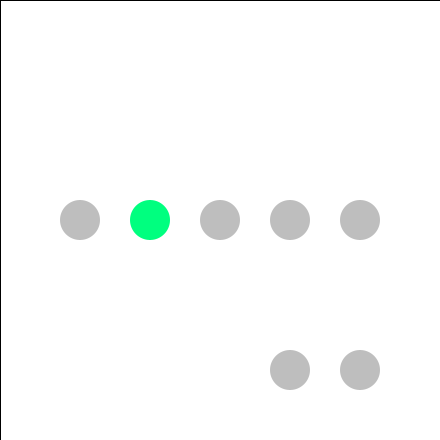
Frame 1 (no input)
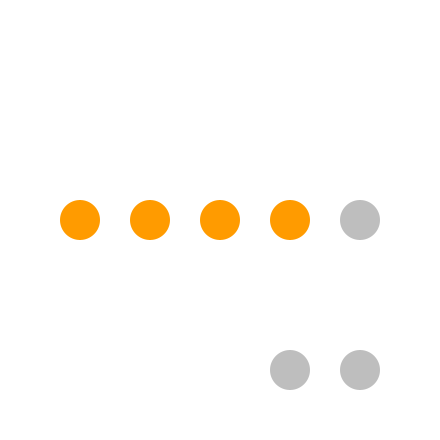
Frame 60 (the mouse pressed at the canvas centre just before this capture)
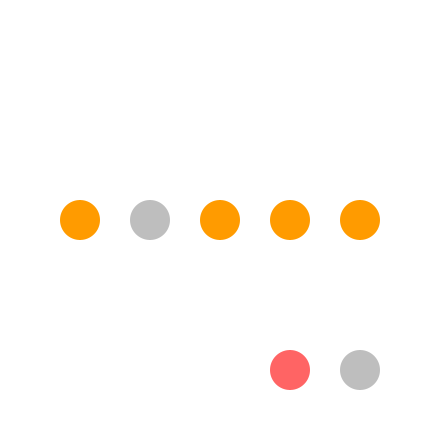
Frame 120 (the mouse held since frame 60 and released just before this capture)

The Processing sketch that drew these frames (run headless with seeded random() and noise(); from frame 60 on, the mouse is pressed at the canvas centre):

// Processing sketch: gyudon
// ── gyudon.pde

int n = 0;
int o = 0;
int p = 0;
int q = 0;
int r = 0;
//タイマー
int timer = 0;
int min = 24*60; //テスト時間(分)
//待ち
int s = 0;
int t = 0;
//着席数
int ns = 0;
int os = 0;
int ps = 0;
int qs = 0;
int rs = 0;
//待った人
int st = 0;
//離席までのタイマー
int count1 = 0;
int count2 = 0;
int count3 = 0;
int count4 = 0;
int count5 = 0;
float leave1 = 0;
float leave2 = 0;
float leave3 = 0;
float leave4 = 0;
float leave5 = 0;
//退店(10分から15分)
int A = 0;
int B = 0;
int C = 0;
float enter = 0;//入店(3分から5分)

float ran;
int[] seat = new int[8]; 
void setup() {
  size( 440,440 ); //画面
  background( 255 ); //背景
  smooth(); //なめらか
  frameRate(5);
}
 
 
void draw() {
  fill(255);
  rect(0,0,440,440);  
  
  enter = random(5);
  if(enter >= 3){
     ran= random(100);  
  
  
if(s == 1){ 
  if(n == 0 && o == 0 && p == 0 && q == 0 && r == 0){
  
      if(ran < 20){
        seat[1] = 1;
      }else if(ran >= 20 && ran < 30){
        seat[2] = 1;
      }else if(ran >= 30 && ran < 70){
        seat[3] = 1;
      }else if(ran >= 70 && ran < 80){
        seat[4] = 1;
      }else if(ran >= 80){
        seat[5] = 1;
      }
    if(t == 1){
      seat[0] = 1;
      seat[6] = 0;
    }else if(t == 0){
      seat[0] = 0;
    }
    }else if(n == 1 && o == 0 && p == 0 && q == 0 && r == 0){
  
      if(ran < 10){
        seat[2] = 1;
        
      }else if(ran >= 10 && ran < 25){
        seat[3] = 1;
        
      }else if(ran >= 25 && ran < 40){
        seat[4] = 1;
        
      }else if(ran >= 40){
        seat[5] = 1;
        
      }
    if(t == 1){
      seat[0] = 1;
      seat[6] = 0;
    }else if(t == 0){
      seat[0] = 0;
    }
    }else if(n == 0 && o == 1 && p == 0 && q == 0 && r == 0){
  
      if(ran < 5){
        seat[1] = 1;
      }else if(ran >= 5 && ran < 10){
        seat[3] = 1;
        
      }else if(ran >= 10 && ran < 40){
        seat[4] = 1;
        
      }else if(ran >= 40){
        seat[5] = 1;
        
      }
    if(t == 1){
      seat[0] = 1;
      seat[6] = 0;
    }else if(t == 0){
      seat[0] = 0;
    }
    }else if(n == 0 && o == 0 && p == 1 && q == 0 && r == 0){
  
      if(ran < 45){
        seat[1] = 1;
        
      }else if(ran >= 45 && ran < 50){
        seat[2] = 1;
        
      }else if(ran >= 50 && ran < 55){
        seat[4] = 1;
        
      }else if(ran >= 55){
        seat[5] = 1;
        
      }
    if(t == 1){
      seat[0] = 1;
      seat[6] = 0;
    }else if(t == 0){
      seat[0] = 0;
    }
    }else if(n == 1 && o == 0 && p == 0 && q == 1 && r == 0){
    
      if(ran < 60){
        seat[1] = 1;
        
      }else if(ran >= 60 && ran < 90){
        seat[2] = 1;
        
      }else if(ran >= 90 && ran < 95){
        seat[3] = 1;
        
      }else if(ran >= 95){
        seat[5] = 1;
        
      }
    if(t == 1){
      seat[0] = 1;
      seat[6] = 0;
    }else if(t == 0){
      seat[0] = 0;
    }
    }else if(n == 0 && o == 0 && p == 0 && q == 0 && r == 1){
    
      if(ran < 60){
        seat[1] = 1;
        
      }else if(ran >= 60 && ran < 75){
        seat[2] = 1;
        
      }else if(ran >= 75 && ran < 90){
        seat[3] = 1;
        
      }else if(ran >= 90){
        seat[4] = 1;
        
      }
    if(t == 1){
      seat[0] = 1;
      seat[6] = 0;
    }else if(t == 0){
      seat[0] = 0;
    }
    }else if(n == 1 && o == 1 && p == 0 && q == 0 && r == 0){
    
      if(ran < 50){
        seat[4] = 1;
          
      }else if(ran >= 50){
        seat[5] = 1;
        
      }
    if(t == 1){
      seat[0] = 1;
      seat[6] = 0;
    }else if(t == 0){
      seat[0] = 0;
    }
    }else if(n == 1 && o == 0 && p == 1 && q == 0 && r == 0){
      seat[5] = 1;
        
    if(t == 1){
      seat[0] = 1;
      seat[6] = 0;
    }else if(t == 0){
      seat[0] = 0;
    }
    }else if(n == 1 && o == 0 && p == 0 && q == 1 && r == 0){
    
      if(ran < 33){
        seat[2] = 1;
        
      }else if(ran >= 33 && ran < 66){
        seat[3] = 1;
        
      }else if(ran >= 66){
        seat[5] = 1;
        
      }
    if(t == 1){
      seat[0] = 1;
      seat[6] = 0;
    }else if(t == 0){
      seat[0] = 0;
    }
    }else if(n == 1 && o == 0 && p == 0 && q == 0 && r == 1){
      seat[3] = 1;
        
    if(t == 1){
      seat[0] = 1;
      seat[6] = 0;
    }else if(t == 0){
      seat[0] = 0;
    }
    }else if(n == 0 && o == 1 && p == 1 && q == 0 && r == 0){
      seat[5] = 1;
        
    if(t == 1){
      seat[0] = 1;
      seat[6] = 0;
    }else if(t == 0){
      seat[0] = 0;
    }
    }else if(n == 0 && o == 1 && p == 0 && q == 1 && r == 0){
    
      if(ran < 33){
        seat[1] = 1;
        
      }else if(ran >= 33 && ran < 66){
        seat[3] = 1;
        
      }else if(ran >= 66){
        seat[5] = 1;
        
      }
    if(t == 1){
      seat[0] = 1;
      seat[6] = 0;
    }else if(t == 0){
      seat[0] = 0;
    }
    }else if(n == 0 && o == 1 && p == 0 && q == 0 && r == 1){
  
      if(ran < 33){
        seat[1] = 1;
        
      }else if(ran >= 33 && ran < 66){
        seat[3] = 1;
        
      }else if(ran >= 66){
        seat[4] = 1;
        
      }
    if(t == 1){
      seat[0] = 1;
      seat[6] = 0;
    }else if(t == 0){
      seat[0] = 0;
    }
    }else if(n == 0 && o == 0 && p == 1 && q == 1 && r == 0){
      seat[1] = 1;
    if(t == 1){
      seat[0] = 1;
      seat[6] = 0;
    }else if(t == 0){
      seat[0] = 0;
    }
    }else if(n == 0 && o == 0 && p == 1 && q == 0 && r == 1){
      seat[1] = 1;
        
    if(t == 1){
      seat[0] = 1;
      seat[6] = 0;
    }else if(t == 0){
      seat[0] = 0;
    }
    }else if(n == 0 && o == 0 && p == 0 && q == 1 && r == 1){
    
      if(ran < 50){
        seat[1] = 1;
        
      }else if(ran >= 50){
        seat[2] = 1;
        
      }
    if(t == 1){
      seat[0] = 1;
      seat[6] = 0;
    }else if(t == 0){
      seat[0] = 0;
    }
    }else if(n == 1 && o == 1 && p == 1 && q == 0 && r == 0){
      seat[5] = 1;
        
    if(t == 1){
      seat[0] = 1;
      seat[6] = 0;
    }else if(t == 0){
      seat[0] = 0;
    }
    }else if(n == 1 && o == 1 && p == 0 && q == 1 && r == 0){
    
      if(ran < 50){
        seat[3] = 1; 
         
      }else if(ran >= 50){
        seat[5] = 1;
        
      }
    if(t == 1){
      seat[0] = 1;
      seat[6] = 0;
    }else if(t == 0){
      seat[0] = 0;
    }
    }else if(n == 1 && o == 1 && p == 0 && q == 0 && r == 1){
  
      if(ran < 50){
        seat[3] = 1;
        
      }else if(ran >= 50){
        seat[4] = 1;
        
      }
    if(t == 1){
      seat[0] = 1;
      seat[6] = 0;
    }else if(t == 0){
      seat[0] = 0;
    }
    }else if(n == 1 && o == 0 && p == 1 && q == 1 && r == 0){
    
      if(ran < 50){
        seat[2] = 1;
        
      }else if(ran >= 50){
        seat[5] = 1;
        
      }
    if(t == 1){
      seat[0] = 1;
      seat[6] = 0;
    }else if(t == 0){
      seat[0] = 0;
    }
    }else if(n == 1 && o == 0 && p == 1 && q == 0 && r == 1){
  
      if(ran < 50){
        seat[2] = 1;
        
      }else if(ran >= 50){
        seat[4] = 1;
        
      }
    if(t == 1){
      seat[0] = 1;
      seat[6] = 0;
    }else if(t == 0){
      seat[0] = 0;
    }
    }else if(n == 0 && o == 1 && p == 1 && q == 1 && r == 0){
  
      if(ran < 50){
        seat[1] = 1;
        
      }else if(ran >= 50){
        seat[5] = 1;
        
      }
    if(t == 1){
      seat[0] = 1;
      seat[6] = 0;
    }else if(t == 0){
      seat[0] = 0;
    }
    }else if(n == 0 && o == 1 && p == 1 && q == 0 && r == 1){
  
      if(ran < 50){
        seat[1] = 1;
        
      }else if(ran >= 50){
        seat[4] = 1;
        
      }
    if(t == 1){
      seat[0] = 1;
      seat[6] = 0;
    }else if(t == 0){
      seat[0] = 0;
    }
    }else if(n == 0 && o == 1 && p == 0 && q == 1 && r == 1){
  
      if(ran < 50){
        seat[1] = 1;
        
      }else if(ran >= 50){
        seat[3] = 1;
        
      }
    if(t == 1){
      seat[0] = 1;
      seat[6] = 0;
    }else if(t == 0){
      seat[0] = 0;
    }
    }else if(n == 0 && o == 0 && p == 1 && q == 1 && r == 1){
      seat[1] = 1;
        
    if(t == 1){
      seat[0] = 1;
      seat[6] = 0;
    }else if(t == 0){
      seat[0] = 0;
    }
  
    }else if(n == 1 && o == 1 && p == 1 && q == 1 && r == 0){
    seat[5] = 1;
        
    if(t == 1){
      seat[0] = 1;
      seat[6] = 0;
    }else if(t == 0){
      seat[0] = 0;
    }
  }else if(n == 1 && o == 1 && p == 1 && q == 0 && r == 1){
    seat[4] = 1;
        
    if(t == 1){
      seat[0] = 1;
      seat[6] = 0;
    }else if(t == 0){
      seat[0] = 0;
    }
  }else if(n == 1 && o == 1 && p == 0 && q == 1 && r == 1){
    seat[3] = 1;
        
    if(t == 1){
      seat[0] = 1;
      seat[6] = 0;
    }else if(t == 0){
      seat[0] = 0;
    }
  }else if(n == 1 && o == 0 && p == 1 && q == 1 && r == 1){
    seat[2] = 1;
        
    if(t == 1){
      seat[0] = 1;
      seat[6] = 0;
    }else if(t == 0){
      seat[0] = 0;
    }
  }else if(n == 0 && o == 1 && p == 1 && q == 1 && r == 1){
    seat[1] = 1;
        
    if(t == 1){
      seat[0] = 1;
      seat[6] = 0;
    }else if(t == 0){
      seat[0] = 0;
    }
  }
  
  
}else if(s == 0){ 
  if(n == 0 && o == 0 && p == 0 && q == 0 && r == 0){
  
      if(ran < 20){
        seat[1] = 1;
        
      }else if(ran >= 20 && ran < 30){
        seat[2] = 1;
        
      }else if(ran >= 30 && ran < 70){
        seat[3] = 1;
        
      }else if(ran >= 70 && ran < 80){
        seat[4] = 1;
        
      }else if(ran >= 80){
        seat[5] = 1;
        
      }
    }else if(n == 1 && o == 0 && p == 0 && q == 0 && r == 0){
  
      if(ran < 10){
        seat[2] = 1;
        
      }else if(ran >= 10 && ran < 25){
        seat[3] = 1;
        
      }else if(ran >= 25 && ran < 40){
        seat[4] = 1;
        
      }else if(ran >= 40){
        seat[5] = 1;
        
      }
    }else if(n == 0 && o == 1 && p == 0 && q == 0 && r == 0){
  
      if(ran < 5){
        seat[1] = 1;
        
      }else if(ran >= 5 && ran < 10){
        seat[3] = 1;
        
      }else if(ran >= 10 && ran < 40){
        seat[4] = 1;
        
      }else if(ran >= 40){
        seat[5] = 1;
        
      }
    }else if(n == 0 && o == 0 && p == 1 && q == 0 && r == 0){
  
      if(ran < 45){
        seat[1] = 1;
        
      }else if(ran >= 45 && ran < 50){
        seat[2] = 1;
        
      }else if(ran >= 50 && ran < 55){
        seat[4] = 1;
        
      }else if(ran >= 55){
        seat[5] = 1;
        
      }
    }else if(n == 1 && o == 0 && p == 0 && q == 1 && r == 0){
    
      if(ran < 60){
        seat[1] = 1;
        
      }else if(ran >= 60 && ran < 90){
        seat[2] = 1;
        
      }else if(ran >= 90 && ran < 95){
        seat[3] = 1;
        
      }else if(ran >= 95){
        seat[5] = 1;
        
      }
    }else if(n == 0 && o == 0 && p == 0 && q == 0 && r == 1){
    
      if(ran < 60){
        seat[1] = 1;
        
      }else if(ran >= 60 && ran < 75){
        seat[2] = 1;
        
      }else if(ran >= 75 && ran < 90){
        seat[3] = 1;
        
      }else if(ran >= 90){
        seat[4] = 1;
        
      }
    }else if(n == 1 && o == 1 && p == 0 && q == 0 && r == 0){
    
      if(ran < 50){
        seat[4] = 1;
          
      }else if(ran >= 50){
        seat[5] = 1;
        
      }
    }else if(n == 1 && o == 0 && p == 1 && q == 0 && r == 0){
      seat[5] = 1;
        
    }else if(n == 1 && o == 0 && p == 0 && q == 1 && r == 0){
    
      if(ran < 33){
        seat[2] = 1;
        
      }else if(ran >= 33 && ran < 66){
        seat[3] = 1;
        
      }else if(ran >= 66){
        seat[5] = 1;
        
      }
    }else if(n == 1 && o == 0 && p == 0 && q == 0 && r == 1){
      seat[3] = 1;
        
    }else if(n == 0 && o == 1 && p == 1 && q == 0 && r == 0){
      seat[5] = 1;
        
    }else if(n == 0 && o == 1 && p == 0 && q == 1 && r == 0){
    
      if(ran < 33){
        seat[1] = 1;
        
      }else if(ran >= 33 && ran < 66){
        seat[3] = 1;
        
      }else if(ran >= 66){
        seat[5] = 1;
        
      }
    }else if(n == 0 && o == 1 && p == 0 && q == 0 && r == 1){
  
      if(ran < 33){
        seat[1] = 1;
        
      }else if(ran >= 33 && ran < 66){
        seat[3] = 1;
        
      }else if(ran >= 66){
        seat[4] = 1;
        
      }
    }else if(n == 0 && o == 0 && p == 1 && q == 1 && r == 0){
      seat[1] = 1;
        
    }else if(n == 0 && o == 0 && p == 1 && q == 0 && r == 1){
      seat[1] = 1;
        
    }else if(n == 0 && o == 0 && p == 0 && q == 1 && r == 1){
    
      if(ran < 50){
        seat[1] = 1;
        
      }else if(ran >= 50){
        seat[2] = 1;
        
      }
    }else if(n == 1 && o == 1 && p == 1 && q == 0 && r == 0){
      seat[5] = 1;
        
    }else if(n == 1 && o == 1 && p == 0 && q == 1 && r == 0){
    
      if(ran < 50){
        seat[3] = 1;
          
      }else if(ran >= 50){
        seat[5] = 1;
        
      }
    }else if(n == 1 && o == 1 && p == 0 && q == 0 && r == 1){
  
      if(ran < 50){
        seat[3] = 1;
        
      }else if(ran >= 50){
        seat[4] = 1;
        
      }
    }else if(n == 1 && o == 0 && p == 1 && q == 1 && r == 0){
    
      if(ran < 50){
        seat[2] = 1;
        
      }else if(ran >= 50){
        seat[5] = 1;
        
      }
    }else if(n == 1 && o == 0 && p == 1 && q == 0 && r == 1){
  
      if(ran < 50){
        seat[2] = 1;
        
      }else if(ran >= 50){
        seat[4] = 1;
        
      }
    }else if(n == 0 && o == 1 && p == 1 && q == 1 && r == 0){
  
      if(ran < 50){
        seat[1] = 1;
        
      }else if(ran >= 50){
        seat[5] = 1;
        
      }
    }else if(n == 0 && o == 1 && p == 1 && q == 0 && r == 1){
  
      if(ran < 50){
        seat[1] = 1;
        
      }else if(ran >= 50){
        seat[4] = 1;
        
      }
    }else if(n == 0 && o == 1 && p == 0 && q == 1 && r == 1){
  
      if(ran < 50){
        seat[1] = 1;
        
      }else if(ran >= 50){
        seat[3] = 1;
        
      }
    }else if(n == 0 && o == 0 && p == 1 && q == 1 && r == 1){
      seat[1] = 1;
        
    }else if(n == 1 && o == 1 && p == 1 && q == 1 && r == 0){
      seat[5] = 1;
        
    }else if(n == 1 && o == 1 && p == 1 && q == 0 && r == 1){
      seat[4] = 1;
        
    }else if(n == 1 && o == 1 && p == 0 && q == 1 && r == 1){
      seat[3] = 1;
        
    }else if(n == 1 && o == 0 && p == 1 && q == 1 && r == 1){
      seat[2] = 1;
        
    }else if(n == 0 && o == 1 && p == 1 && q == 1 && r == 1){
      seat[1] = 1;
        
    }else if(n == 1 && o == 1 && p == 1 && q == 1 && r == 1){
      seat[0] = 1;
    }else if(n == 1 && o == 1 && p == 1 && q == 1 && r == 1 && s == 1){
      seat[6] = 1;
    }else{
      seat[7] = 1;
    }
  }
}


   
  if(seat[1]==1){
    if(count1==1){
      ns ++;
      leave1 = random(4,10);
    }
    count1 ++;
    if(count1==3+int(leave1)){
      count1 = 0;
      seat[1]=0;
    }
  }
  if(seat[2]==1){
    if(count2==1){
      os ++;
      leave2 = random(4,10);
    }
    count2 ++;
    if(count2==3+int(leave2)){
      count2 = 0;
      seat[2]=0;
    }
  }
  if(seat[3]==1){
    if(count3==1){
      ps ++;
      leave3 = random(4,10);
    }
    count3 ++;
    if(count3==3+int(leave3)){
      count3 = 0;
      seat[3]=0;
    }
  }
  if(seat[4]==1){
    if(count4==1){
      qs ++;
      leave4 = random(4,10);
    }
    count4 ++;
    if(count4==3+int(leave4)){
      count4 = 0;
      seat[4]=0;
    }
  }
  if(seat[5]==1){
    if(count5==1){
      rs ++;
      leave5 = random(4,10);
    }
    count5 ++;
    if(count5==3+int(leave5)){
      count5 = 0;
      seat[5]=0;
    }
  }
 
  
  
   /*
     seat[i] = n; //状態nを座席に当てはめる
*/
     n = seat[1];
     o = seat[2];
     p = seat[3];
     q = seat[4];
     r = seat[5];
     
     s = seat[0];
     t = seat[6];
          
     noStroke(); //線を描かない
       
     if( n == 0 ) { //人が座っていない
       fill( 190 ); //グレイ
     } else { //人が座っている
       fill( 0, 255, 127 ); //ミドリ
     }
     if( n == 1 && count1 >= 3 ){
       fill( 255, 155, 0 );
     }
     ellipse( 10 + 1*70, 220, 40, 40 );//円を描く  
     
            
     if( o == 0 ) { //人が座っていない
       fill( 190 ); //グレイ
     } else { //人が座っている
       fill( 0, 255, 127 ); //ミドリ
     }
     if(o == 1 && count2 >= 3){
       fill( 255, 155, 0 );
     }
     ellipse( 10 + 2*70, 220, 40, 40 );//円を描く  
     
       
     if( p == 0 ) { //人が座っていない
       fill( 190 ); //グレイ
     } else { //人が座っている
       fill( 0, 255, 127 ); //ミドリ
     }
     if( p == 1 && count3 >= 3 ){
       fill( 255, 155, 0 );
     }
     ellipse( 10 + 3*70, 220, 40, 40 );//円を描く  
     
       
     if( q == 0 ) { //人が座っていない
       fill( 190 ); //グレイ
     } else { //人が座っている
       fill( 0, 255, 127 ); //ミドリ 
     }
     if( q == 1 && count4 >= 3 ){
       fill( 255, 155, 0 );
     }
     ellipse( 10 + 4*70, 220, 40, 40 );//円を描く  
     
     if( r == 0 ) { //人が座っていない
       fill( 190 ); //グレイ
     } else { //人が座っている
       fill( 0, 255, 127 ); //ミドリ
     }
     if( r == 1 && count5 >= 3 ){
       fill( 255, 155, 0 );
     }
     ellipse( 10 + 5*70, 220, 40, 40 );//円を描く
     

//待ち
     if( s == 0 ) { //人が座っていない
       fill( 190 ); //グレイ
     } else  { //人が座っている
       fill( 255, 100, 100 ); //赤
     } 
     ellipse( 10 + 4*70, 370, 40, 40 );//円を描く
     
     if( t == 0 ) { //人が座っていない
       fill( 190 ); //グレイ
     } else  { //人が座っている
       fill( 255, 100, 100 ); //赤
     } 
     ellipse( 10 + 5*70, 370, 40, 40 );//円を描く

     
     
     
     timer = timer+1;
     println(timer/60 + ":" + timer%60); 
    
     if(timer == min){
      println("座席着席数");
      println(ns+","+os+","+ps+","+qs+","+rs);
      println("座席使用率(/分)");
      float np = float(ns)/float(min)*100;
      float op = float(os)/float(min)*100;
      float pp = float(ps)/float(min)*100;
      float qp = float(qs)/float(min)*100;
      float rp = float(rs)/float(min)*100;
      println(nfc(np, 0)+"%,"+nfc(op, 0)+"%,"+nfc(pp, 0)+"%,"+nfc(qp, 0)+"%,"+nfc(rp, 0)+"%");
      noLoop();
     }

   
 }
 
 
 
 
 
 
